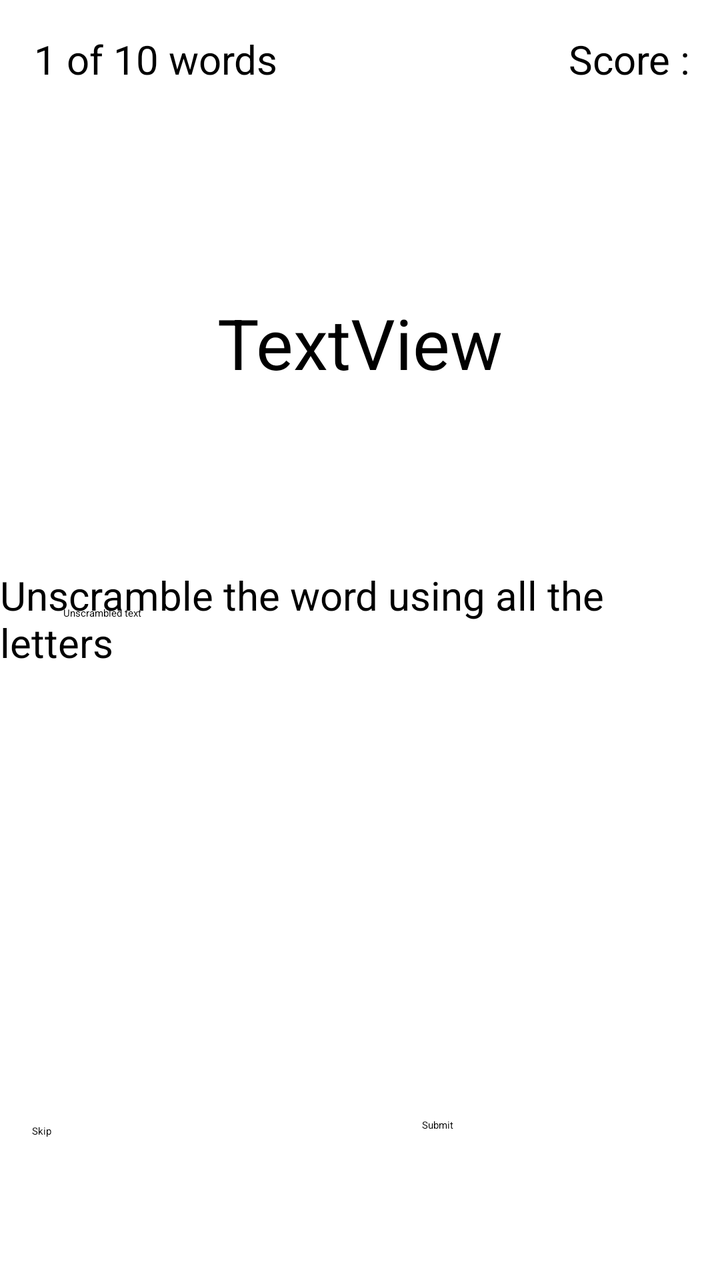
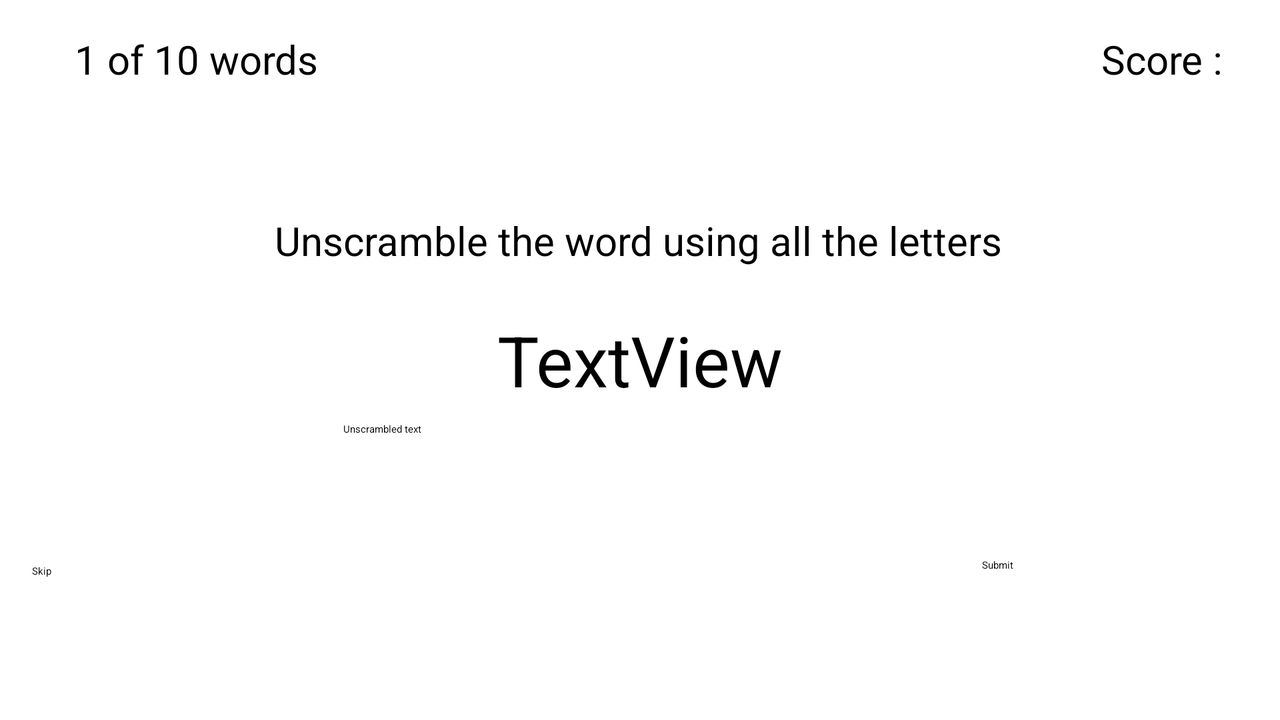

Two renders of one Android screen. The first uses the default layout on a phone; the second uses the alternative layout the repository ships for a different screen configuration, on a matching device. The two XML files are below.
<!-- AndroidManifest.xml: application theme Theme.TP3 -->
<!-- res/layout/activity_quiz.xml -->
<?xml version="1.0" encoding="utf-8"?>
<androidx.constraintlayout.widget.ConstraintLayout xmlns:android="http://schemas.android.com/apk/res/android"
    xmlns:app="http://schemas.android.com/apk/res-auto"
    xmlns:tools="http://schemas.android.com/tools"
    android:layout_width="match_parent"
    android:layout_height="match_parent"
    tools:context=".views.QuizActivity">

    <EditText
        android:id="@+id/textInput"
        android:layout_width="297dp"
        android:layout_height="69dp"
        android:layout_marginBottom="268dp"
        android:ems="10"
        android:hint="@string/unscrambled_text"
        android:inputType="textPersonName"
        app:layout_constraintBottom_toBottomOf="parent"
        app:layout_constraintEnd_toEndOf="parent"
        app:layout_constraintStart_toStartOf="parent" />

    <Button
        android:id="@+id/skipBtn"
        android:layout_width="133dp"
        android:layout_height="62dp"
        android:layout_marginStart="16dp"
        android:layout_marginBottom="16dp"
        android:text="@string/skip"
        app:layout_constraintBottom_toBottomOf="parent"
        app:layout_constraintStart_toStartOf="parent" />

    <Button
        android:id="@+id/submitBtn"
        android:layout_width="133dp"
        android:layout_height="65dp"
        android:layout_marginEnd="16dp"
        android:layout_marginBottom="16dp"
        android:text="@string/submit"
        app:layout_constraintBottom_toBottomOf="parent"
        app:layout_constraintEnd_toEndOf="parent" />

    <TextView
        android:id="@+id/textView"
        android:layout_width="wrap_content"
        android:layout_height="wrap_content"
        android:layout_marginTop="284dp"
        android:text="@string/unscramble_the_word_using_all_the_letters"
        android:textSize="20sp"
        app:layout_constraintEnd_toEndOf="parent"
        app:layout_constraintHorizontal_bias="0.638"
        app:layout_constraintStart_toStartOf="parent"
        app:layout_constraintTop_toTopOf="parent" />

    <TextView
        android:id="@+id/wordView"
        android:layout_width="wrap_content"
        android:layout_height="wrap_content"
        android:layout_marginTop="148dp"
        android:text="TextView"
        android:textSize="35sp"
        app:layout_constraintEnd_toEndOf="parent"
        app:layout_constraintStart_toStartOf="parent"
        app:layout_constraintTop_toTopOf="parent" />

    <TextView
        android:id="@+id/scoreView"
        android:layout_width="wrap_content"
        android:layout_height="wrap_content"
        android:layout_marginTop="16dp"
        android:text="Score :"
        android:textSize="20sp"
        app:layout_constraintEnd_toEndOf="parent"
        app:layout_constraintHorizontal_bias="0.951"
        app:layout_constraintStart_toStartOf="parent"
        app:layout_constraintTop_toTopOf="parent" />

    <TextView
        android:id="@+id/nbWordsView"
        android:layout_width="wrap_content"
        android:layout_height="wrap_content"
        android:layout_marginTop="16dp"
        android:text="1 of 10 words"
        android:textSize="20sp"
        app:layout_constraintEnd_toEndOf="parent"
        app:layout_constraintHorizontal_bias="0.072"
        app:layout_constraintStart_toStartOf="parent"
        app:layout_constraintTop_toTopOf="parent" />

    <TextView
        android:id="@+id/nbAttemptsView"
        android:layout_width="wrap_content"
        android:layout_height="wrap_content"
        android:layout_marginTop="56dp"
        android:textSize="20sp"
        app:layout_constraintEnd_toEndOf="parent"
        app:layout_constraintHorizontal_bias="0.072"
        app:layout_constraintStart_toStartOf="parent"
        app:layout_constraintTop_toTopOf="parent" />
</androidx.constraintlayout.widget.ConstraintLayout>
<!-- resources referenced by this layout -->
<resources>
  <string name="skip">Skip</string>
  <string name="submit">Submit</string>
  <string name="unscramble_the_word_using_all_the_letters">Unscramble the word using all the letters</string>
  <string name="unscrambled_text">Unscrambled text</string>
</resources>
<!-- res/layout-land/activity_quiz.xml (the repository's variant of the layout above) -->
<!-- drawn on the phone turned sideways -->
<?xml version="1.0" encoding="utf-8"?>
<androidx.constraintlayout.widget.ConstraintLayout xmlns:android="http://schemas.android.com/apk/res/android"
    xmlns:app="http://schemas.android.com/apk/res-auto"
    xmlns:tools="http://schemas.android.com/tools"
    android:layout_width="match_parent"
    android:layout_height="match_parent"
    tools:context=".views.QuizActivity">

    <EditText
        android:id="@+id/textInput"
        android:layout_width="297dp"
        android:layout_height="69dp"
        android:layout_marginBottom="80dp"
        android:ems="10"
        android:hint="@string/unscrambled_text"
        android:inputType="textPersonName"
        app:layout_constraintBottom_toBottomOf="parent"
        app:layout_constraintEnd_toEndOf="parent"
        app:layout_constraintStart_toStartOf="parent"
        app:layout_constraintTop_toBottomOf="@+id/wordView"
        app:layout_constraintVertical_bias="1.0" />

    <Button
        android:id="@+id/skipBtn"
        android:layout_width="133dp"
        android:layout_height="62dp"
        android:layout_marginStart="16dp"
        android:layout_marginBottom="16dp"
        android:text="@string/skip"
        app:layout_constraintBottom_toBottomOf="parent"
        app:layout_constraintStart_toStartOf="parent" />

    <Button
        android:id="@+id/submitBtn"
        android:layout_width="133dp"
        android:layout_height="65dp"
        android:layout_marginEnd="16dp"
        android:layout_marginBottom="16dp"
        android:text="@string/submit"
        app:layout_constraintBottom_toBottomOf="parent"
        app:layout_constraintEnd_toEndOf="parent" />

    <TextView
        android:id="@+id/textView"
        android:layout_width="wrap_content"
        android:layout_height="wrap_content"
        android:text="@string/unscramble_the_word_using_all_the_letters"
        android:textSize="20sp"
        app:layout_constraintBottom_toBottomOf="parent"
        app:layout_constraintEnd_toEndOf="parent"
        app:layout_constraintHorizontal_bias="0.498"
        app:layout_constraintStart_toStartOf="parent"
        app:layout_constraintTop_toTopOf="parent"
        app:layout_constraintVertical_bias="0.32" />

    <TextView
        android:id="@+id/wordView"
        android:layout_width="wrap_content"
        android:layout_height="wrap_content"
        android:text="TextView"
        android:textSize="35sp"
        app:layout_constraintBottom_toBottomOf="parent"
        app:layout_constraintEnd_toEndOf="parent"
        app:layout_constraintStart_toStartOf="parent"
        app:layout_constraintTop_toTopOf="parent" />

    <TextView
        android:id="@+id/scoreView"
        android:layout_width="wrap_content"
        android:layout_height="wrap_content"
        android:layout_marginTop="16dp"
        android:text="Score :"
        android:textSize="20sp"
        app:layout_constraintEnd_toEndOf="parent"
        app:layout_constraintHorizontal_bias="0.951"
        app:layout_constraintStart_toStartOf="parent"
        app:layout_constraintTop_toTopOf="parent" />

    <TextView
        android:id="@+id/nbWordsView"
        android:layout_width="wrap_content"
        android:layout_height="wrap_content"
        android:layout_marginTop="16dp"
        android:text="1 of 10 words"
        android:textSize="20sp"
        app:layout_constraintEnd_toEndOf="parent"
        app:layout_constraintHorizontal_bias="0.072"
        app:layout_constraintStart_toStartOf="parent"
        app:layout_constraintTop_toTopOf="parent" />

    <TextView
        android:id="@+id/nbAttemptsView"
        android:layout_width="wrap_content"
        android:layout_height="wrap_content"
        android:layout_marginTop="56dp"
        android:textSize="20sp"
        app:layout_constraintEnd_toEndOf="parent"
        app:layout_constraintHorizontal_bias="0.072"
        app:layout_constraintStart_toStartOf="parent"
        app:layout_constraintTop_toTopOf="parent" />
</androidx.constraintlayout.widget.ConstraintLayout>
